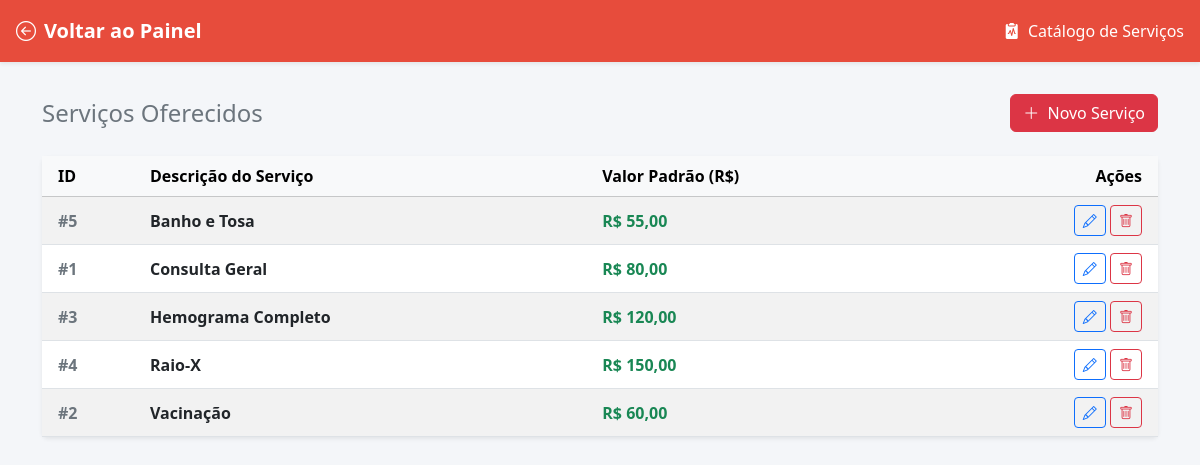
The page /servicos/index.php (signed in) on the database its author committed.
### tables this page shows
CREATE TABLE servico (
    id_servico   INT            AUTO_INCREMENT,
    descricao    VARCHAR(150)   NOT NULL,
    valor_padrao DECIMAL(10,2)  NOT NULL,
    PRIMARY KEY (id_servico)
);

### servicos/index.php (the view, shortened to what this page needs)
<?php
$pdo = getConexao();
$stmt = $pdo->query('SELECT id_servico, descricao, valor_padrao FROM servico ORDER BY descricao ASC');
$servicos = $stmt->fetchAll();
?>
<!DOCTYPE html>
<html lang="pt-BR">
<head>
    <link href="https://cdn.jsdelivr.net/npm/bootstrap@5.3.3/dist/css/bootstrap.min.css" rel="stylesheet">
    <link href="https://cdn.jsdelivr.net/npm/bootstrap-icons@1.11.3/font/bootstrap-icons.min.css" rel="stylesheet">
</head>
<body>
<div class="topbar d-flex justify-content-between align-items-center shadow-sm">
    <div>
        <a href="../painel.php" class="fw-bold fs-5">
            <i class="bi bi-arrow-left-circle me-2"></i>Voltar ao Painel
        </a>
    </div>
    <div>
        <i class="bi bi-clipboard2-pulse-fill me-1"></i> Catálogo de Serviços
    </div>
</div>
<div class="container">
    <div class="d-flex justify-content-between align-items-center mb-4">
        <h2 class="h4 mb-0 text-secondary">Serviços Oferecidos</h2>
        <a href="novo.php" class="btn btn-danger">
            <i class="bi bi-plus-lg me-1"></i> Novo Serviço
        </a>
    </div>
    <div class="card shadow-sm border-0">
        <div class="card-body p-0">
            <div class="table-responsive">
                <table class="table table-hover table-striped align-middle mb-0">
                    <thead class="table-light">
                        <tr>
                            <th class="ps-3">ID</th>
                            <th>Descrição do Serviço</th>
                            <th>Valor Padrão (R$)</th>
                            <th class="text-end pe-3">Ações</th>
                        </tr>
                    </thead>
                    <tbody>
                        <?php if (empty($servicos)): ?>
                            <tr>
                                <td colspan="4" class="text-center py-4 text-muted">Nenhum serviço cadastrado.</td>
                            </tr>
                        <?php else: ?>
                            <?php foreach ($servicos as $s): ?>
                            <tr>
                                <td class="ps-3 fw-semibold text-secondary">#<?= $s['id_servico'] ?></td>
                                <td class="fw-bold text-dark"><?= htmlspecialchars($s['descricao']) ?></td>
                                <td>
                                    <span class="text-success fw-semibold">
                                        R$ <?= number_format($s['valor_padrao'], 2, ',', '.') ?>
                                    </span>
                                </td>
                                <td class="text-end pe-3">
                                    <a href="editar.php?id=<?= $s['id_servico'] ?>" class="btn btn-sm btn-outline-primary" title="Editar">
                                        <i class="bi bi-pencil"></i>
                                    </a>
                                    <a href="excluir.php?id=<?= $s['id_servico'] ?>" class="btn btn-sm btn-outline-danger" title="Excluir" onclick="return confirm('Tem certeza que deseja excluir o serviço: <?= htmlspecialchars($s['descricao']) ?>?');">
                                        <i class="bi bi-trash"></i>
                                    </a>
                                </td>
                            </tr>
                            <?php endforeach; ?>
                        <?php endif; ?>
                    </tbody>
                </table>
            </div>
        </div>
    </div>
</div>
</body>
</html>

### servicos/index.php (style rules this page uses)
body { background: #f4f6f9; }
.topbar { background: #e74c3c; color: white; padding: 1rem; margin-bottom: 2rem; }
.topbar a { color: white; text-decoration: none; }

### rows shown on the page
servico: id_servico "5", descricao "Banho e Tosa", valor_padrao "55,00"
servico: id_servico "1", descricao "Consulta Geral", valor_padrao "80,00"
servico: id_servico "3", descricao "Hemograma Completo", valor_padrao "120,00"
servico: id_servico "4", descricao "Raio-X", valor_padrao "150,00"
servico: id_servico "2", descricao "Vacinação", valor_padrao "60,00"
